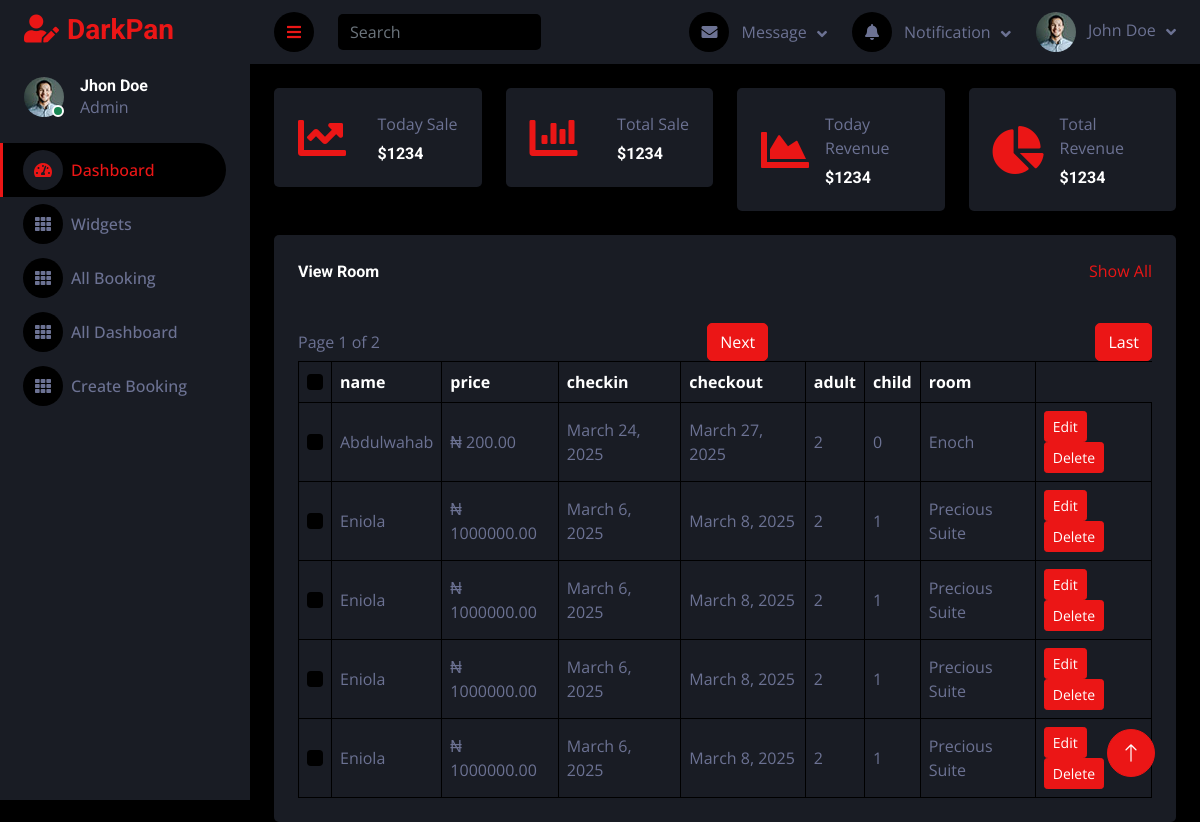
Screenshot of /account/booking/ with the database file from the repository.
### enochApp/models.py (models this page shows, shortened)
class Booking(models.Model):
    name = models.CharField(max_length= 255)
    email = models.EmailField()
    check_in = models.DateField()
    check_out = models.DateField()
    adult = models.PositiveIntegerField()
    child = models.PositiveIntegerField(blank=True, null = True)
    room = models.ForeignKey(Apartment, on_delete=models.CASCADE, default=1)
    special_request = models.TextField(blank=True, null = True)
    created_at = models.DateTimeField(auto_now_add=True)
    updated_at = models.DateTimeField(auto_now_add=True)

class Apartment (models.Model):
    name = models.CharField(max_length=100)
    price = models.DecimalField(max_digits=10, decimal_places=2, verbose_name="Price per night")
    beds = models.PositiveIntegerField(verbose_name="Number of beds")
    baths = models.PositiveIntegerField(verbose_name="Number of baths")
    wifi_available = models.BooleanField(default=True)
    description = models.TextField()
    rating = models.DecimalField(max_digits=3, decimal_places=2, default=5.0)
    image = models.FileField(upload_to='rooms/')
    available = models.BooleanField(default = True)
    created_at = models.DateTimeField(auto_now_add=True)
    updated_at = models.DateTimeField(auto_now=True)
    class Meta:
        ordering = ['-created_at']

### accountApp/views.py (the view)
# urls.py: path('booking/', views.booking, name = 'booking'),
def booking(request):
    bookings_list = Booking.objects.all()
    paginator = Paginator(bookings_list, 5)  # Show 5 bookings per page
    page_number = request.GET.get('page')  # Get the page number from the request
    bookings = paginator.get_page(page_number)  # Get the paginated page
    return render(request, "our_account/booking.html", {"bookings": bookings})

### templates/our_account/booking.html (shortened to what this page needs)
{% load static %}
<!DOCTYPE html>
<html lang="en">
<head>
    <link href="https://cdnjs.cloudflare.com/ajax/libs/font-awesome/5.10.0/css/all.min.css" rel="stylesheet">
    <link href="https://cdn.jsdelivr.net/npm/bootstrap-icons@1.4.1/font/bootstrap-icons.css" rel="stylesheet">
    <link href="{% static 'dashboard/lib/owlcarousel/assets/owl.carousel.min.css' %}" rel="stylesheet">
    <link href="{% static 'dashboard/lib/tempusdominus/css/tempusdominus-bootstrap-4.min.css' %}" rel="stylesheet" />
    <link href="{% static 'dashboard/css/bootstrap.min.css' %}" rel="stylesheet">
    <link href="{% static 'dashboard/css/style.css' %}" rel="stylesheet">
</head>
<body>
    <div class="container-fluid position-relative d-flex p-0">
        {% include 'our_account/sidebar.html' %}
        <div class="content">
            <nav class="navbar navbar-expand bg-secondary navbar-dark sticky-top px-4 py-0">
                <a href="#" class="sidebar-toggler flex-shrink-0">
                    <i class="fa fa-bars"></i>
                </a>
                <form class="d-none d-md-flex ms-4">
                    <input class="form-control bg-dark border-0" type="search" placeholder="Search">
                </form>
                <div class="navbar-nav align-items-center ms-auto">
                    <div class="nav-item dropdown">
                        <a href="#" class="nav-link dropdown-toggle" data-bs-toggle="dropdown">
                            <i class="fa fa-envelope me-lg-2"></i>
                            <span class="d-none d-lg-inline-flex">Message</span>
                        </a>
                    </div>
                    <div class="nav-item dropdown">
                        <a href="#" class="nav-link dropdown-toggle" data-bs-toggle="dropdown">
                            <i class="fa fa-bell me-lg-2"></i>
                            <span class="d-none d-lg-inline-flex">Notification</span>
                        </a>
                    </div>
                    <div class="nav-item dropdown">
                        <a href="#" class="nav-link dropdown-toggle" data-bs-toggle="dropdown">
                            <img class="rounded-circle me-lg-2" src="{% static 'dashboard/img/user.jpg' %}" alt="" style="width: 40px; height: 40px;">
                            <span class="d-none d-lg-inline-flex">John Doe</span>
                        </a>
                    </div>
                </div>
            </nav>
            <div class="container-fluid pt-4 px-4">
                <div class="row g-4">
                    <div class="col-sm-6 col-xl-3">
                        <div class="bg-secondary rounded d-flex align-items-center justify-content-between p-4">
                            <i class="fa fa-chart-line fa-3x text-primary"></i>
                            <div class="ms-3">
                                <p class="mb-2">Today Sale</p>
                                <h6 class="mb-0">$1234</h6>
                            </div>
                        </div>
                    </div>
                    <div class="col-sm-6 col-xl-3">
                        <div class="bg-secondary rounded d-flex align-items-center justify-content-between p-4">
                            <i class="fa fa-chart-bar fa-3x text-primary"></i>
                            <div class="ms-3">
                                <p class="mb-2">Total Sale</p>
                                <h6 class="mb-0">$1234</h6>
                            </div>
                        </div>
                    </div>
                    <div class="col-sm-6 col-xl-3">
                        <div class="bg-secondary rounded d-flex align-items-center justify-content-between p-4">
                            <i class="fa fa-chart-area fa-3x text-primary"></i>
                            <div class="ms-3">
                                <p class="mb-2">Today Revenue</p>
                                <h6 class="mb-0">$1234</h6>
                            </div>
                        </div>
                    </div>
                    <div class="col-sm-6 col-xl-3">
                        <div class="bg-secondary rounded d-flex align-items-center justify-content-between p-4">
                            <i class="fa fa-chart-pie fa-3x text-primary"></i>
                            <div class="ms-3">
                                <p class="mb-2">Total Revenue</p>
                                <h6 class="mb-0">$1234</h6>
                            </div>
                        </div>
                    </div>
                </div>
            </div>
            <div class="container-fluid pt-4 px-4">
                <div class="bg-secondary text-center rounded p-4">
                    <div class="d-flex align-items-center justify-content-between mb-4">
                        <h6 class="mb-0">View Room</h6>
                        <a href="">Show All</a>
                    </div>
                    <div class="table-responsive">
                        <table class="table text-start align-middle table-bordered table-hover mb-0">
                            <thead>
                                <tr class="text-white">
                                    <th scope="col"><input class="form-check-input" type="checkbox"></th>
                                    <th scope="col">name</th>
                                    <th scope="col">price</th>
                                    <th scope="col">checkin</th>
                                    <th scope="col">checkout</th>
                                    <th scope="col">adult</th>
                                    <th scope="col">child</th>
                                    <th scope="col">room</th>
                                </tr>
                            </thead>
                            <tbody>
                                {% if bookings %}
                                    {% for booking in bookings %}
                                        <tr>
                                            <td><input class="form-check-input" type="checkbox"></td>
                                            <td>{{booking.name}}</td>
                                            <td>&#8358 {{booking.room.price}}</td>
                                            <td>{{booking.check_in}}</td>
                                            <td>{{booking.check_out}}</td>
                                            <td>{{booking.adult}}</td>
                                            <td>{{booking.child}}</td>
                                            <td>{{booking.room.name}}</td>
                                            <td><a class="btn btn-sm btn-primary" href="{% url 'accountApp:bookedit' booking.id  %}">Edit</a>  <a class="btn btn-sm btn-primary" href="{% url 'accountApp:delete' booking.id  %}">Delete</a></td>
                                        </tr>
                                    {% endfor %}
                                {% endif %}
<div class="d-flex justify-content-between mt-3">
    <span class="align-self-center">Page {{ bookings.number }} of {{ bookings.paginator.num_pages }}</span>
    {% if bookings.has_next %}
        <a href="?page={{ bookings.next_page_number }}" class="btn btn-primary">Next</a>
        <a href="?page={{ bookings.paginator.num_pages }}" class="btn btn-primary">Last</a>
    {% endif %}
</div>
                            </tbody>
                        </table>
                    </div>
                </div>
            </div>
        <a href="#" class="btn btn-lg btn-primary btn-lg-square back-to-top"><i class="bi bi-arrow-up"></i></a>
    </div>
</body>
</html>

### static/dashboard/css/style.css (style rules this page uses)
:root { --primary: #EB1616; --secondary: #191C24; --light: #6C7293; --dark: #000000; }
.back-to-top { position: fixed; display: none; right: 45px; bottom: 45px; z-index: 99; }
.btn { transition: .5s; }
.btn-lg-square { width: 48px; height: 48px; }
.btn-square, .btn-sm-square, .btn-lg-square { padding: 0; display: inline-flex; align-items: center; justify-content: center; font-weight: normal; border-radius: 50px; }
.content { margin-left: 250px; min-height: 100vh; background: var(--dark); transition: 0.5s; }
@media (min-width: 992px) { .content { width: calc(100% - 250px); } }
.content .navbar .navbar-nav .nav-link { margin-left: 25px; padding: 12px 0; color: var(--light); outline: none; }
.content .navbar .sidebar-toggler, .content .navbar .navbar-nav .nav-link i { width: 40px; height: 40px; display: inline-flex; align-items: center; justify-content: center; background: var(--dark); border-radius: 40px; }
.content .navbar .dropdown-toggle::after { margin-left: 6px; vertical-align: middle; border: none; content: "\f107"; font-family: "Font Awesome 5 Free"; font-weight: 900; transition: .5s; }

### rows the page displays
Booking: name "Abdulwahab", room.price "200.00", check_in "March 24, 2025", check_out "March 27, 2025", adult "2", child "0", room.name "Enoch"
Booking: name "Eniola", room.price "1000000.00", check_in "March 6, 2025", check_out "March 8, 2025", adult "2", child "1", room.name "Precious Suite"
Booking: name "Eniola", room.price "1000000.00", check_in "March 6, 2025", check_out "March 8, 2025", adult "2", child "1", room.name "Precious Suite"
Booking: name "Eniola", room.price "1000000.00", check_in "March 6, 2025", check_out "March 8, 2025", adult "2", child "1", room.name "Precious Suite"
Booking: name "Eniola", room.price "1000000.00", check_in "March 6, 2025", check_out "March 8, 2025", adult "2", child "1", room.name "Precious Suite"

### other values shown
{{ bookings.number }} "1"
{{ bookings.paginator.num_pages }} "2"
